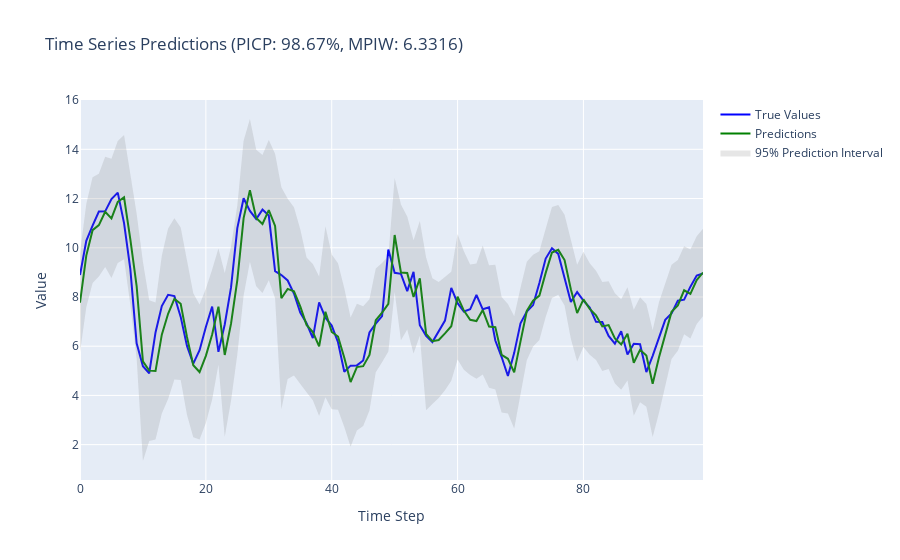

The notebook cell saved with this chart:
### Code cell
import pandas as pd
import numpy as np
import torch
import torch.nn as nn
from torch.utils.data import Dataset, DataLoader
import pytorch_lightning as pl
from typing import Tuple, List
import plotly.graph_objects as go
import time  # Import time module

# [Your existing classes: TimeSeriesDataset, GaussianLayer, DeepAR remain unchanged]

def prepare_data(filepath: str):
    try:
        df = pd.read_csv(filepath, index_col='Date/Time', parse_dates=True)
        df = df[df.index.minute == 0]
        df = pd.DataFrame({'120m': df['120m']}, index=df.index)
        
        mean = df.mean()
        std = df.std()
        df_normalized = (df - mean) / std
        
        # Split sizes
        train_size = 0.7
        val_size = 0.15
        test_size = 0.15
        
        # Calculate split indices
        n = len(df_normalized)
        train_end = int(n * train_size)
        val_end = train_end + int(n * val_size)
        
        # Split data
        train_data = df_normalized[:train_end]
        val_data = df_normalized[train_end:val_end]
        test_data = df_normalized[val_end:]
        
        return train_data, val_data, test_data, mean, std
        
    except Exception as e:
        print(f"Error loading data: {str(e)}")
        raise

def compute_picp_mpiw(y_true, y_lower, y_upper):
    """
    Compute Prediction Interval Coverage Probability (PICP) and Mean Prediction Interval Width (MPIW).
    
    Args:
        y_true (np.ndarray): True target values.
        y_lower (np.ndarray): Lower bounds of prediction intervals.
        y_upper (np.ndarray): Upper bounds of prediction intervals.
    
    Returns:
        picp (float): Prediction Interval Coverage Probability.
        mpiw (float): Mean Prediction Interval Width.
    """
    # Ensure inputs are flattened
    y_true = y_true.flatten()
    y_lower = y_lower.flatten()
    y_upper = y_upper.flatten()
    
    # Calculate coverage
    coverage = ((y_true >= y_lower) & (y_true <= y_upper)).mean()
    
    # Calculate average width
    width = (y_upper - y_lower).mean()
    
    return coverage, width

def main():
    try:
        # Parameters
        SEQUENCE_LENGTH = 24
        BATCH_SIZE = 32
        MAX_EPOCHS = 100
        
        # Prepare data
        train_data, val_data, test_data, mean, std = prepare_data(r"D:\drive-download-20240928T074710Z-001\Data\san francisco.csv")
        
        # Create datasets
        train_dataset = TimeSeriesDataset(train_data, SEQUENCE_LENGTH)
        val_dataset = TimeSeriesDataset(val_data, SEQUENCE_LENGTH)
        test_dataset = TimeSeriesDataset(test_data, SEQUENCE_LENGTH)
        
        # Create dataloaders (without multiprocessing)
        train_loader = DataLoader(train_dataset, batch_size=BATCH_SIZE, shuffle=True)
        val_loader = DataLoader(val_dataset, batch_size=BATCH_SIZE)
        test_loader = DataLoader(test_dataset, batch_size=1)  # Using batch_size=1 for sequential prediction
        
        # Initialize model
        model = DeepAR()
        
        # Configure trainer
        trainer = pl.Trainer(
            max_epochs=MAX_EPOCHS,
            accelerator='auto',
            devices=1,
            callbacks=[
                pl.callbacks.EarlyStopping(
                    monitor='val_loss',
                    patience=10,
                    mode='min'
                ),
                pl.callbacks.ModelCheckpoint(
                    monitor='val_loss',
                    mode='min',
                    filename='{epoch}-{val_loss:.2f}'
                )
            ]
        )
        
        # Measure start time
        start_time = time.time()
        
        # Train model
        trainer.fit(model, train_loader, val_loader)
        
        # Measure end time
        end_time = time.time()
        
        # Calculate training time
        training_time_seconds = end_time - start_time
        training_time_minutes = training_time_seconds / 60
        
        print(f"Total Training Time: {training_time_seconds:.2f} seconds ({training_time_minutes:.2f} minutes)")
        
        # Switch to evaluation mode
        model.eval()
        
        # Lists to store all predictions and true values
        all_y_true = []
        all_y_pred = []
        all_y_lower = []
        all_y_upper = []
        
        # Iterate over the test_loader to collect predictions
        for batch in test_loader:
            x, y = batch  # x: [1, SEQUENCE_LENGTH, 1], y: [1, 1]
            with torch.no_grad():
                mu, sigma = model(x)  # mu and sigma: [1, 1]
            
            # Denormalize the data
            y_true_denorm = y.numpy() * std.values + mean.values
            y_pred_denorm = mu.cpu().numpy() * std.values + mean.values
            y_lower_denorm = (mu - 2 * sigma).cpu().numpy() * std.values + mean.values
            y_upper_denorm = (mu + 2 * sigma).cpu().numpy() * std.values + mean.values
            
            # Append to lists
            all_y_true.append(y_true_denorm)
            all_y_pred.append(y_pred_denorm)
            all_y_lower.append(y_lower_denorm)
            all_y_upper.append(y_upper_denorm)
        
        # Convert lists to numpy arrays
        all_y_true = np.array(all_y_true)
        all_y_pred = np.array(all_y_pred)
        all_y_lower = np.array(all_y_lower)
        all_y_upper = np.array(all_y_upper)
        
        # Calculate PICP and MPIW
        picp, mpiw = compute_picp_mpiw(all_y_true, all_y_lower, all_y_upper)
        print(f"PICP: {picp*100:.2f}%")
        print(f"MPIW: {mpiw:.4f}")
        
        # For plotting, you might want to plot a subset (e.g., first 100 predictions)
        plot_length = min(100, len(all_y_true))
        y_true_plot = all_y_true[:plot_length]
        y_pred_plot = all_y_pred[:plot_length]
        y_lower_plot = all_y_lower[:plot_length]
        y_upper_plot = all_y_upper[:plot_length]
        
        # Plot results with Prediction Intervals
        fig = go.Figure()
        x = np.arange(plot_length)
        
        fig.add_trace(go.Scatter(x=x, y=y_true_plot.flatten(), name='True Values', line=dict(color='blue')))
        fig.add_trace(go.Scatter(x=x, y=y_pred_plot.flatten(), name='Predictions', line=dict(color='green')))
        fig.add_trace(go.Scatter(
            x=np.concatenate([x, x[::-1]]),
            y=np.concatenate([y_upper_plot.flatten(), y_lower_plot.flatten()[::-1]]),
            fill='toself',
            fillcolor='rgba(128,128,128,0.2)',
            line=dict(color='rgba(255,255,255,0)'),
            name='95% Prediction Interval'
        ))
        
        fig.update_layout(
            title=f'Time Series Predictions (PICP: {picp*100:.2f}%, MPIW: {mpiw:.4f})',
            xaxis_title='Time Step',
            yaxis_title='Value'
        )
        fig.show()
        
    except Exception as e:
        print(f"Error in main execution: {str(e)}")
        raise

if __name__ == "__main__":
    main()

### Figure 1 — Plotly figure (JSON) as saved in the notebook; plotly's stock layout.template omitted (floating-point values rounded to 4 significant figures; data arrays with more than 128 entries replaced by an {"elided": "..."} marker saying what was removed)
{"data": [{"line": {"color": "blue"}, "name": "True Values", "type": "scatter", "x": [0, 1, 2, 3, 4, 5, 6, 7, 8, 9, 10, 11, 12, 13, 14, 15, 16, 17, 18, 19, 20, 21, 22, 23, 24, 25, 26, 27, 28, 29, 30, 31, 32, 33, 34, 35, 36, 37, 38, 39, 40, 41, 42, 43, 44, 45, 46, 47, 48, 49, 50, 51, 52, 53, 54, 55, 56, 57, 58, 59, 60, 61, 62, 63, 64, 65, 66, 67, 68, 69, 70, 71, 72, 73, 74, 75, 76, 77, 78, 79, 80, 81, 82, 83, 84, 85, 86, 87, 88, 89, 90, 91, 92, 93, 94, 95, 96, 97, 98, 99], "y": [8.89, 10.28, 10.9, 11.47, 11.48, 11.98, 12.24, 11.0, 9.13, 6.12, 5.19, 4.9, 6.56, 7.63, 8.09, 8.04, 7.19, 6.01, 5.29, 5.84, 6.78, 7.61, 5.77, 6.88, 8.39, 10.8, 12.01, 11.5, 11.17, 11.55, 11.31, 9.05, 8.89, 8.67, 8.14, 7.37, 6.93, 6.33, 7.78, 7.16, 6.84, 6.16, 4.96, 5.21, 5.22, 5.42, 6.56, 6.92, 7.22, 9.93, 8.98, 8.94, 8.24, 9.02, 6.85, 6.42, 6.17, 6.63, 7.04, 8.37, 7.75, 7.41, 7.5, 8.08, 7.5, 7.58, 6.23, 5.56, 4.79, 5.73, 6.93, 7.41, 7.67, 8.57, 9.56, 9.98, 9.75, 8.77, 7.8, 8.2, 7.85, 7.57, 6.99, 6.98, 6.42, 6.1, 6.61, 5.66, 6.1, 6.08, 4.95, 5.61, 6.33, 7.07, 7.33, 7.85, 7.89, 8.42, 8.87, 8.96]}, {"line": {"color": "green"}, "name": "Predictions", "type": "scatter", "x": [0, 1, 2, 3, 4, 5, 6, 7, 8, 9, 10, 11, 12, 13, 14, 15, 16, 17, 18, 19, 20, 21, 22, 23, 24, 25, 26, 27, 28, 29, 30, 31, 32, 33, 34, 35, 36, 37, 38, 39, 40, 41, 42, 43, 44, 45, 46, 47, 48, 49, 50, 51, 52, 53, 54, 55, 56, 57, 58, 59, 60, 61, 62, 63, 64, 65, 66, 67, 68, 69, 70, 71, 72, 73, 74, 75, 76, 77, 78, 79, 80, 81, 82, 83, 84, 85, 86, 87, 88, 89, 90, 91, 92, 93, 94, 95, 96, 97, 98, 99], "y": [7.767, 9.681, 10.71, 10.92, 11.46, 11.19, 11.86, 12.05, 10.34, 8.443, 5.383, 5.006, 4.99, 6.468, 7.318, 7.921, 7.724, 6.378, 5.226, 4.95, 5.608, 6.478, 7.609, 5.644, 6.917, 8.687, 11.21, 12.33, 11.21, 10.97, 11.53, 10.88, 7.949, 8.328, 8.228, 7.616, 6.866, 6.574, 5.996, 7.401, 6.579, 6.392, 5.534, 4.543, 5.151, 5.189, 5.645, 7.052, 7.364, 7.722, 10.52, 8.997, 8.975, 8.002, 8.755, 6.498, 6.205, 6.252, 6.519, 6.813, 8.009, 7.447, 7.074, 7.02, 7.468, 6.8, 6.775, 5.65, 5.488, 4.935, 6.194, 7.432, 7.851, 8.054, 8.979, 9.806, 9.914, 9.5, 8.313, 7.345, 7.901, 7.513, 7.251, 6.801, 6.858, 6.318, 6.072, 6.505, 5.328, 5.854, 5.625, 4.477, 5.537, 6.439, 7.395, 7.66, 8.272, 8.125, 8.684, 8.994]}, {"fill": "toself", "fillcolor": "rgba(128,128,128,0.2)", "line": {"color": "rgba(255,255,255,0)"}, "name": "95% Prediction Interval", "type": "scatter", "x": {"elided": "200 int values"}, "y": {"elided": "200 float values"}}], "layout": {"title": {"text": "Time Series Predictions (PICP: 98.67%, MPIW: 6.3316)"}, "xaxis": {"title": {"text": "Time Step"}}, "yaxis": {"title": {"text": "Value"}}}}
